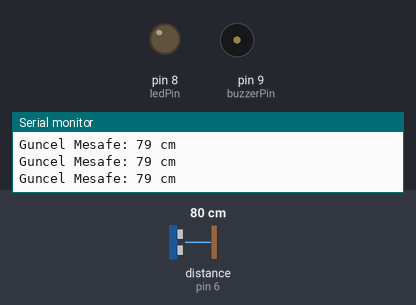
The sketch below on a simulated Arduino Uno, built with avr-gcc and run on an emulated ATmega328P. Shown: output pins drawn as LEDs (lit = HIGH), buzzer (waves = sounding, pin HIGH), the last lines printed to the serial monitor. Wiring (inferred from the names in the program): ultrasonic range finder: trigger pin 7; echo pin 6. Dashed ring = blinking. Inputs (shaded band) come from the test bench; at power-on: distance to the obstacle (sensor on pin 6) 80 cm. The echo pulse lasts 58.3 µs per cm; pins used as bus, display or sensor lines are not drawn.

Above: at 1.2 s.
1.3 s: distance to the obstacle (sensor on pin 6) set to 35 cm
4.3 s: distance to the obstacle (sensor on pin 6) set to 29 cm
At 4.45 s:
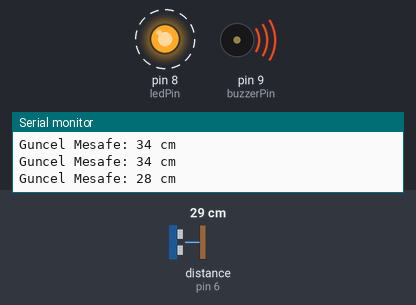
7.3 s: distance to the obstacle (sensor on pin 6) set to 8 cm
10.3 s: distance to the obstacle (sensor on pin 6) set to 5 cm
At 11.2 s:
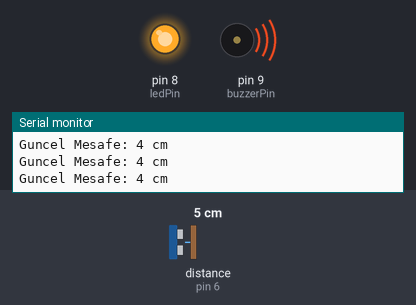
13.3 s: distance to the obstacle (sensor on pin 6) set to 9 cm
At 14.2 s:
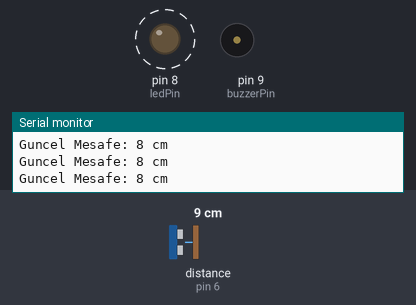
Timing chart, 0 to 17.3 s (numbered marks = the images above; inputs shaded):
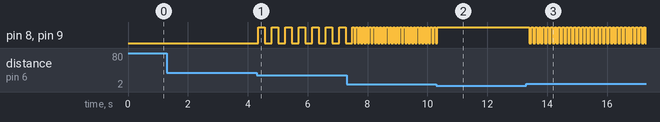

Measured:
- the behaviour switches between 32 and 31 cm on distance to the obstacle (sensor on pin 6) (found by bisection; images 0 and 1)
- after the input at 4.3 s, pin 8 (ledPin), pin 9 (buzzerPin): alternates HIGH for 0.22 s and LOW for 0.23 s, starting after 0.05 s
- after the input at 7.3 s, pin 8 (ledPin), pin 9 (buzzerPin): alternates HIGH for 0.06 s and LOW for 0.06 s, starting after 0.25 s
- after the input at 10.3 s, pin 8 (ledPin), pin 9 (buzzerPin): goes on until 10.3 s, then stays HIGH
- after the input at 13.3 s, pin 8 (ledPin), pin 9 (buzzerPin): alternates HIGH for 0.06 s and LOW for 0.07 s, starting after 0.10 s

The sketch:

led_buzzer_hc_sr04.ino
```cpp
const int trigPin = 7;    // Ultrasonik sensörün tetikleme (Trig) pinini 7 numaralı dijital pine tanımlıyoruz
const int echoPin = 6;    // Ultrasonik sensörün dönüş (Echo) pinini 6 numaralı dijital pine tanımlıyoruz
const int ledPin = 8;     // Uyarı LED'inin bağlı olduğu pinin numarasını 8 olarak belirliyoruz
const int buzzerPin = 9;  // Sesli uyarı verecek buzzer'ın bağlı olduğu pinin numarasını 9 olarak belirliyoruz

void setup() {
  pinMode(trigPin, OUTPUT);    // Trig pinini ses dalgası göndermesi için çıkış (OUTPUT) olarak ayarlıyoruz
  pinMode(echoPin, INPUT);     // Echo pinini yansıyan dalgayı okuması için giriş (INPUT) olarak ayarlıyoruz
  pinMode(ledPin, OUTPUT);     // LED pinini enerji vermek üzere çıkış (OUTPUT) olarak ayarlıyoruz
  pinMode(buzzerPin, OUTPUT);  // Buzzer pinini ses üretmek üzere çıkış (OUTPUT) olarak ayarlıyoruz
  Serial.begin(9600);          // Bilgisayara veri gönderebilmek için seri haberleşmeyi 9600 baud hızında başlatıyoruz
}

void loop() {
  // --- MESAFE ÖLÇÜM AŞAMASI ---
  digitalWrite(trigPin, LOW);    // Sensörün tetik pinini önce LOW yaparak temiz bir başlangıç sinyali hazırlıyoruz
  delayMicroseconds(2);          // Hassas ölçüm için 2 mikrosaniye bekliyoruz
  digitalWrite(trigPin, HIGH);   // Trig pinini HIGH yaparak ses dalgası (ultrasonik sinyal) gönderilmesini sağlıyoruz
  delayMicroseconds(10);         // Ses dalgasının yayılması için 10 mikrosaniye boyunca sinyali açık tutuyoruz
  digitalWrite(trigPin, LOW);    // Sinyal gönderimini durdurmak için Trig pinini tekrar LOW konuma getiriyoruz

  long duration = pulseIn(echoPin, HIGH); // Echo pininin HIGH olma süresini (sesin gidip gelme süresini) mikro saniye cinsinden ölçüyoruz
  int distance = duration * 0.034 / 2;    // Ölçülen süreyi ses hızını hesaba katarak santim (cm) cinsinden mesafeye çeviriyoruz

  // --- EKRANA YAZDIRMA AŞAMASI ---
  Serial.print("Guncel Mesafe: ");        // Seri monitör ekranına açıklama metni yazdırıyoruz
  Serial.print(distance);                 // Hesaplanan anlık mesafe değerini ekrana basıyoruz
  Serial.println(" cm");                  // Birim olarak " cm" yazıp alt satıra geçiyoruz

  // --- KRİTİK MESAFE KONTROLÜ (5 cm ve altı) ---
  if (distance > 0 && distance <= 5) {    // Eğer cisim 0'dan büyük ve 5 cm'ye eşit veya daha yakınsa:
    digitalWrite(ledPin, HIGH);           // LED'i tamamen ve sürekli olarak yakıyoruz
    digitalWrite(buzzerPin, HIGH);        // Buzzer'ı aralıksız (durmaksızın) sürekli öttürüyoruz
  }
  // --- NORMAL PARK SENSÖRÜ KONTROLÜ (5 cm ile 30 cm arası) ---
  else if (distance > 5 && distance <= 30) { // Eğer mesafe 5 cm ile 30 cm arasındaysa:
    int bipHizi = distance * 8;              // Mesafeye bağlı olarak bip hızını belirliyoruz (yaklaştıkça süre küçülür, hızlanır)

    if (bipHizi < 20) {                      // Eğer hesaplanan hız güvenli sınır olan 20 ms'den küçük çıkarsa:
      bipHizi = 20;                          // Hızın aşırı yüklenip kilitlenmemesi için minimum 20 ms sınır koyuyoruz
    }

    digitalWrite(ledPin, HIGH);              // LED'i yakıyoruz
    digitalWrite(buzzerPin, HIGH);           // Buzzer'ı ses çıkarması için aktif ediyoruz
    delay(bipHizi);                          // Mesafeye göre belirlenen süre kadar (bip süresi) bekliyoruz

    digitalWrite(ledPin, LOW);               // LED'i söndürüyoruz
    digitalWrite(buzzerPin, LOW);            // Buzzer'ı susturuyoruz
    delay(bipHizi);                          // Sessizlik süresi boyunca aynı miktar süre bekliyoruz
  }
  // --- GÜVENLİ MESAFE / UZAK BÖLGE KONTROLÜ (30 cm'den uzak) ---
  else {
    digitalWrite(ledPin, LOW);               // Nesne uzakta olduğu için LED'i söndürüyoruz
    digitalWrite(buzzerPin, LOW);            // Buzzer'ı tamamen susturuyoruz
    delay(50);                               // Sensörün döngüyü çok hızlı yormaması için 50 milisaniye kısa bir bekleme yapıyoruz
  }
}
```
